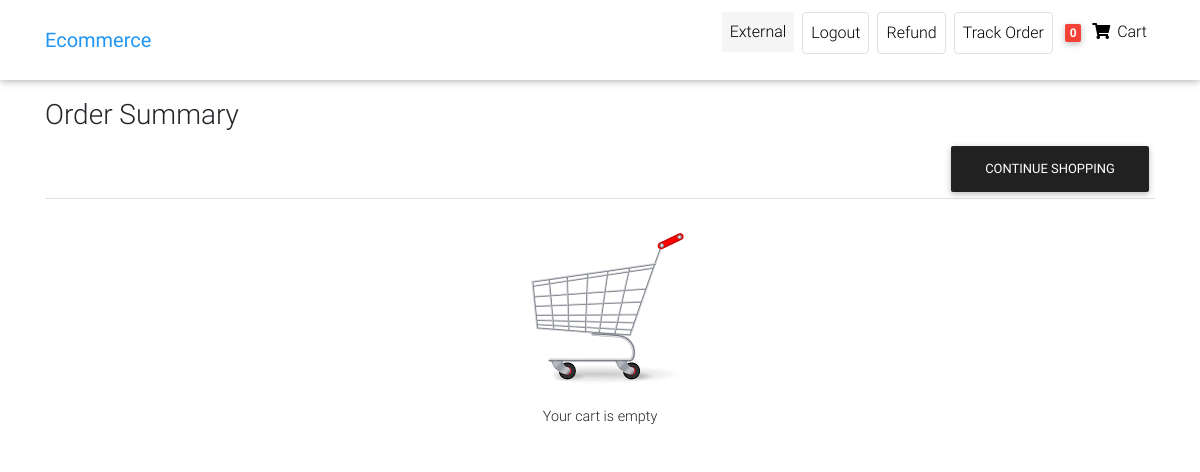
Before: /order-summary (signed in) with the older database file.
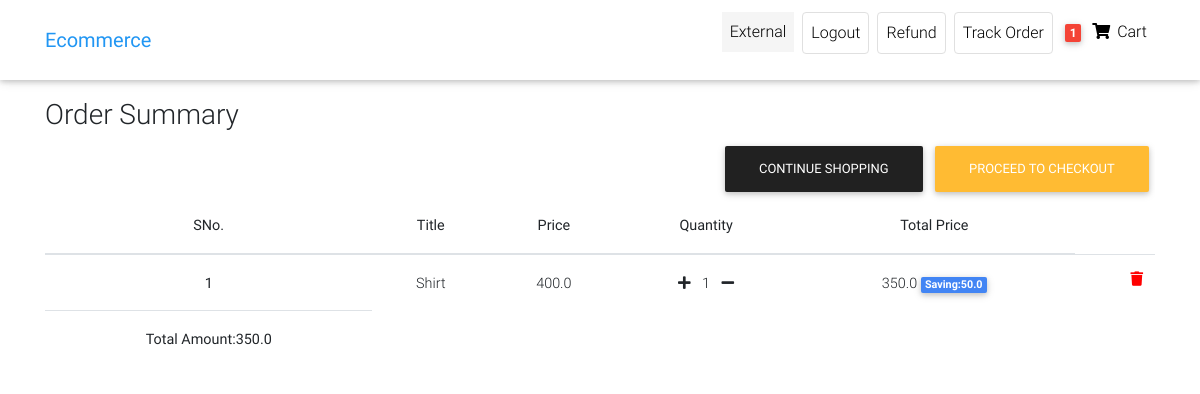
After: the same page with the newer database file.
### front/models.py (models this page shows, shortened)
class Customer(AbstractUser):#Users is customer here
    phone=models.CharField(max_length=12,default="")
    gender=models.CharField(max_length=15,default="")
    user_address=models.CharField(max_length=50,default="")

class Order(models.Model):
    user=models.ForeignKey(Customer,on_delete=models.CASCADE)
    ref_code=models.CharField(max_length=20,blank=True,null=True)
    items=models.ManyToManyField(OrderItem)
    start_date = models.DateTimeField(auto_now_add=True)
    ordered_date=models.DateField()
    ordered=models.BooleanField(default=False)#it check whether has been ordered or not
    billing_address=models.ForeignKey('Address',related_name='billing_address',on_delete=models.SET_NULL,blank=True,null=True)
    shipping_address=models.ForeignKey('Address',related_name='shipping_address',on_delete=models.SET_NULL,blank=True,null=True)
    payment_detail=models.ForeignKey('Payments',on_delete=models.SET_NULL,blank=True,null=True)
    coupon=models.ForeignKey('Coupon',on_delete=models.SET_NULL,blank=True,null=True)
    being_delivered=models.BooleanField(default=False)#deliver hogaya
    received=models.BooleanField(default=False)#order hmne receive karliya
    order_status=models.CharField(choices=status,max_length=10,default='Pe')
    refund_requested=models.BooleanField(default=False)
    refund_granted=models.BooleanField(default=False)
    def total_amount(self):
        total=0
        for order_item in self.items.all():
            total += order_item.get_final_price()
        if self.coupon:
            total-=self.coupon.amount
        return total

class OrderItem(models.Model):
    user=models.ForeignKey(Customer,on_delete=models.CASCADE,null=True,blank=True)
    ordered=models.BooleanField(default=False)
    item=models.ForeignKey(Item,on_delete=models.CASCADE)
    quantity=models.IntegerField(default=1)
    def get_total_item_price(self):
        totalprice=self.item.price * self.quantity
        return totalprice
    def get_total_item_discount_price(self):
        if self.item.discount_price:
            totalprice=self.item.discount_price * self.quantity
            return totalprice
        else:
            return self.get_total_item_price()
    def get_saved_amount(self):
        total_amount=self.get_total_item_price() - self.get_total_item_discount_price()
        return total_amount
    def get_final_price(self):
        if self.get_total_item_discount_price():
            return self.get_total_item_discount_price()
        return self.get_total_item_price()

class Item(models.Model):
    upload_path = 'Images'
    title=models.CharField(max_length=50)
    price=models.FloatField()
    discount_price=models.FloatField(blank=True,null=True)
    category=models.CharField(choices=CATEGORY_CHOICES,max_length=2)
    label=models.CharField(choices=LABEL_CHOICES,max_length=1)
    slug=models.SlugField(blank=True)
    description=models.TextField()
    image=models.ImageField(upload_to=upload_path,null=True,blank=True)

### front/views.py (the view)
# urls.py: path('order-summary', OrderSummary.as_view(),name="order-summary"),
class OrderSummary(LoginRequiredMixin,View):
    def get(self,args,**kwargs):
        try:
            order=Order.objects.filter(user=self.request.user,ordered=False)
            empty=len(order)
            context={'orders':order,'empty':empty}
            return render(self.request,'Ecommerce/order_summary.html',context)
        except ObjectDoesNotExist:
            messages.success(self.request,"You donot have active order")
            return redirect("/")

### front/templatetags/cart_template_tags.py (called while the page is built)
@register.filter
def cart_item_count(user):
    if user.is_authenticated:
        qs=Order.objects.filter(user=user,ordered=False)
        if qs.exists():
            return qs[0].items.count()
    return 0

### front/templates/Ecommerce/order_summary.html (shortened to what the changed rows need)
{% extends 'Ecommerce/home-page.html' %}
{% load cart_template_tags %}
{% load static %}
{% block body %}
<nav class="navbar fixed-top navbar-expand-lg navbar-light white scrolling-navbar">
    <div class="container">
      <div class="collapse navbar-collapse" id="navbarSupportedContent">
        <ul class="navbar-nav nav-flex-icons">
          {% if request.user.is_authenticated %}
          <li class="nav-item mx-1">
            <p class="nav-link waves-effect "
            style="background-color:whitesmoke;"
             >
              {{request.user.first_name}}
          </p>
          </li>
          <li class="nav-item mx-1">
            <a href="{% url 'account_logout' %}" class="nav-link border border-light rounded waves-effect"
             >
              Logout
            </a>
          </li>
          <li class="nav-item mx-1">
            <a href="{% url 'request-refund' %}" class="nav-link border border-light rounded waves-effect"
             >
              Refund
            </a>
          </li>
          <li class="nav-item mx-1">
            <a href="{% url 'track-order' %}" class="nav-link border border-light rounded waves-effect"
            >
              Track Order
            </a>
          </li>
          {% endif %}
          {% if user.is_authenticated %}
          <li class="nav-item">
            <a href="{% url 'order-summary' %}" class="nav-link waves-effect">
              <span class="badge red z-depth-1 mr-1"> {{request.user|cart_item_count}} </span>
              <i class="fas fa-shopping-cart"></i>
              <span class="clearfix d-none d-sm-inline-block"> Cart </span>
            </a>
          </li>
          {% endif %}
        </ul>
      </div>
    </div>
  </nav>
    <div class="container" style="margin-top: 90px;">
        <div class="table-responsive">
            <table class="table  mt-4 text-center">
                {% if not empty %}
                    <tr>
                        <td><img src="{% static 'empty_cart.png' %}"><br>Your cart is empty</td>
                        <a class="btn btn-dark float-right" href="/">Continue Shopping</a>
                    </tr>
                {% else %}
                    <thead>
                        <tr>
                            <th scope="col">SNo.</th>
                            <th scope="col">Title</th>
                            <th scope="col">Price</th>
                            <th scope="col">Quantity</th>
                            <th scope="col">Total Price</th>
                        </tr>
                    </thead>
                    <tbody>
                        {% for order in orders %}
                            {% for object in order.items.all %}
                                <tr>
                                    <th scope="row">{{ forloop.counter }}</th>
                                    <td>{{ object.item.title }}</td>
                                    <td>{{ object.item.price }}</td>
                                    <td>
                                        <a href="{% url 'add-to-cart' object.item.slug %}"> <i class="fas fa-plus mr-2"></i></a>
                                        {{ object.quantity }}
                                        <a href="{% url 'remove-single-item-from-cart' object.item.slug %}"><i class="fas fa-minus ml-2"></i>
                                    </td>
                                <td>
                                    {% if object.get_total_item_discount_price %}
                                        {{ object.get_total_item_discount_price }}
                                        <span class="badge badge-primary">Saving:{{ object.get_saved_amount }}</span>
                                    {% else %}
                                        {{ object.get_total_item_price }}
                                    {% endif %}
                                </td>
                                <td>
                                    <a style="color:red;"
                                       href="{% url 'remove-from-cart' object.item.slug %}"><i class="fas fa-trash float-right"></i<a />
                                </td>
                            </tr>
                        {% endfor %}
                        <tr>
                            <td>
                                <b>Total Amount:{{ order.total_amount }}</b>
                            </td>
                        </tr>
                        {% if order.total_amount %}
                            <a class="btn btn-warning float-right" href="{% url 'check_out' %}">Proceed To Checkout</a>
                            <a class="btn btn-dark float-right" href="/">Continue Shopping</a>
                        {% endif %}
                    {% endfor %}
                </tbody>
            {% endif %}
        </table>
    </div>
</div>
{% endblock body %}

Changed rows visible on the page:
changed Customer "External": user|cart_item_count "0" → "1"
added Order: total_amount "350.0", shows "PROCEED TO CHECKOUT"
added OrderItem: item "Shirt", item.price "400.0", quantity "1", get_total_item_discount_price "350.0", get_saved_amount "50.0"
Other visible differences:
text no longer shown: "Your cart is empty CONTINUE SHOPPING"
text now shown: "SNo. Title Price Quantity Total Price"
